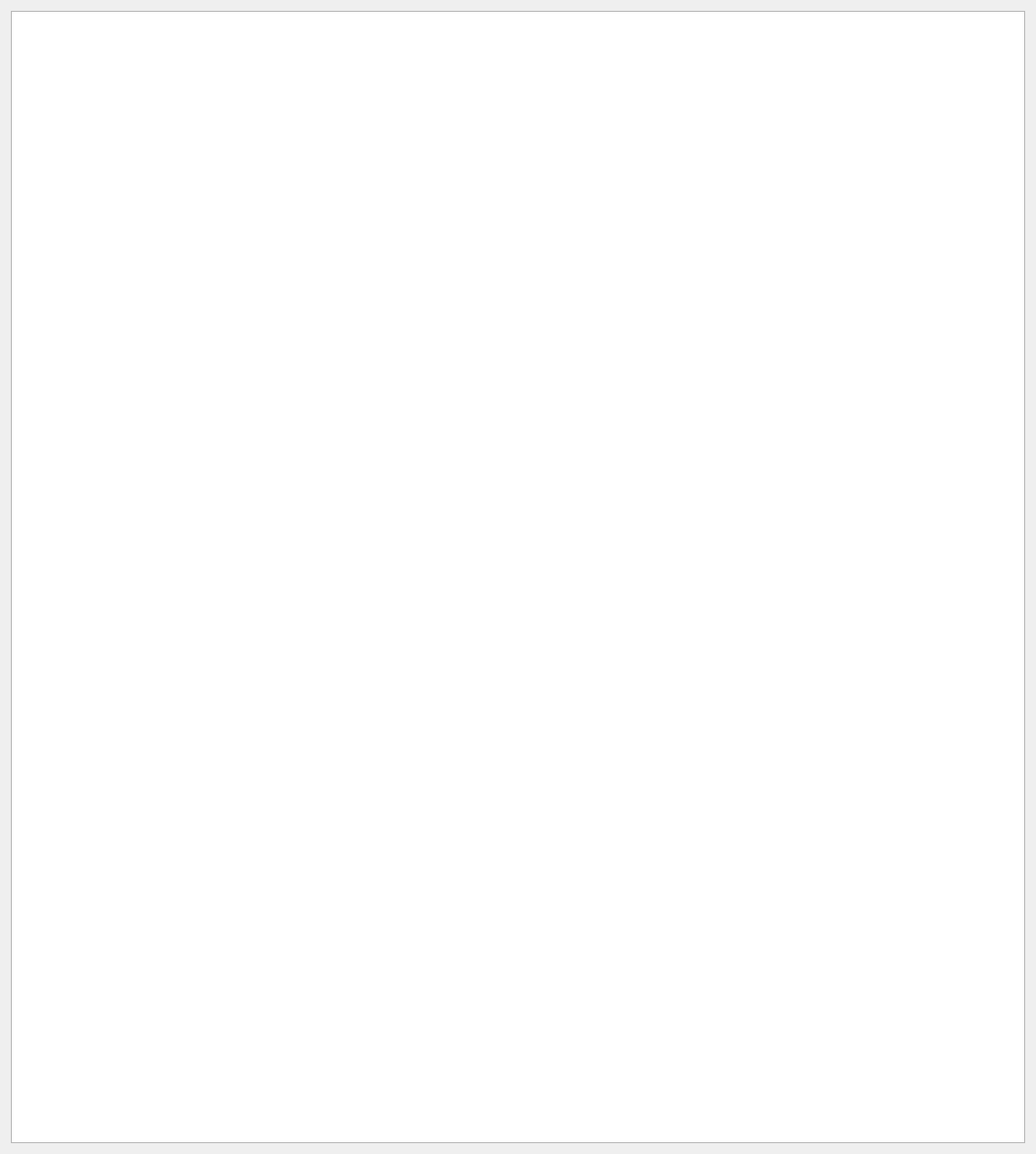
<?xml version="1.0" encoding="UTF-8"?>
<ui version="4.0">
 <class>LoggingDialog</class>
 <widget class="QDialog" name="LoggingDialog">
  <property name="geometry">
   <rect>
    <x>0</x>
    <y>0</y>
    <width>1051</width>
    <height>1171</height>
   </rect>
  </property>
  <property name="windowTitle">
   <string>Dialog</string>
  </property>
  <layout class="QVBoxLayout" name="verticalLayout">
   <item>
    <widget class="QPlainTextEdit" name="loggingPlainTextEdit"/>
   </item>
  </layout>
 </widget>
 <resources/>
 <connections/>
</ui>
